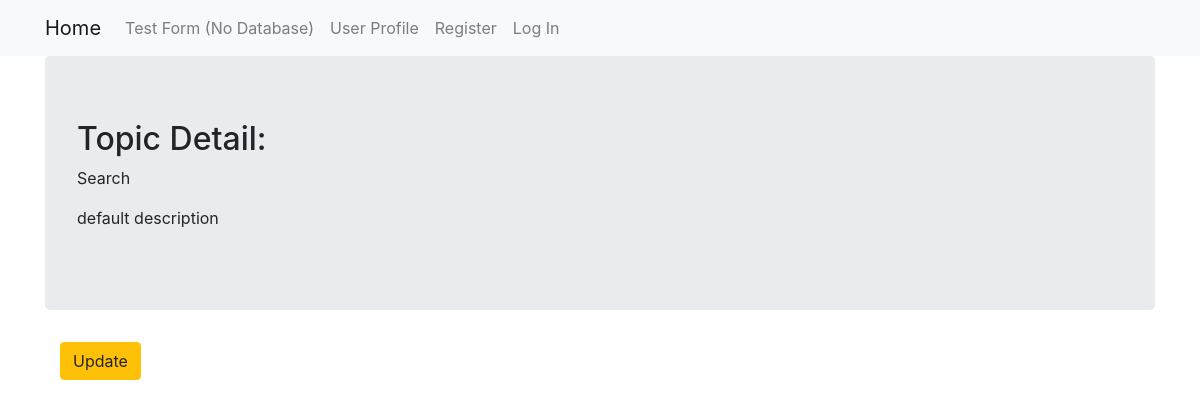
Before: /forms_app/3/ with the older database file.
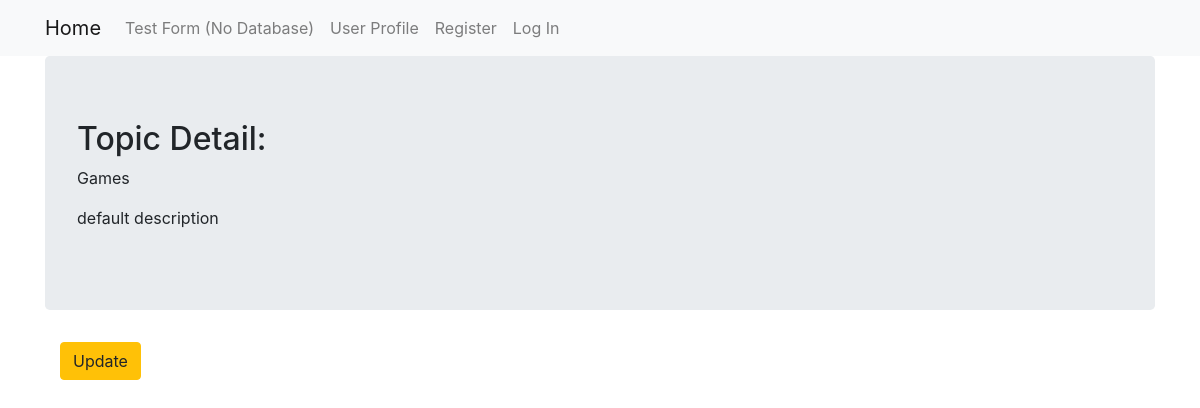
After: the same page with the newer database file.
### forms_app/models.py (models this page shows, shortened)
class Topic(models.Model):
    top_name = models.CharField(max_length=264, unique=True)
    description = models.CharField(max_length=264, default='default description')

### forms_app/views.py (the view)
# urls.py: url(r'^(?P<pk>\d+)/$', views.TopicDetailView.as_view(), name='detail'),
class TopicDetailView(DetailView):
    context_object_name = 'topic'
    model = Topic
    template_name = 'forms_app/topic_detail.html'

### forms_app/templates/forms_app/topic_detail.html
{% extends "forms_app/base.html" %}
{% load staticfiles %}
{% block body_block%}
  <div class="jumbotron">
    <h2>Topic Detail:</h2>
      <p> {{ topic.top_name }} </p>
      <p> {{ topic.description }} </p>
  </div>
  <div class="container">
    <p><a class="btn btn-warning" href="{% url 'forms_app:update' pk=topic.pk %}">Update</a></p>
  </div>
{% endblock %}

Changed rows visible on the page:
changed Topic "default description": top_name "Search" → "Games"
